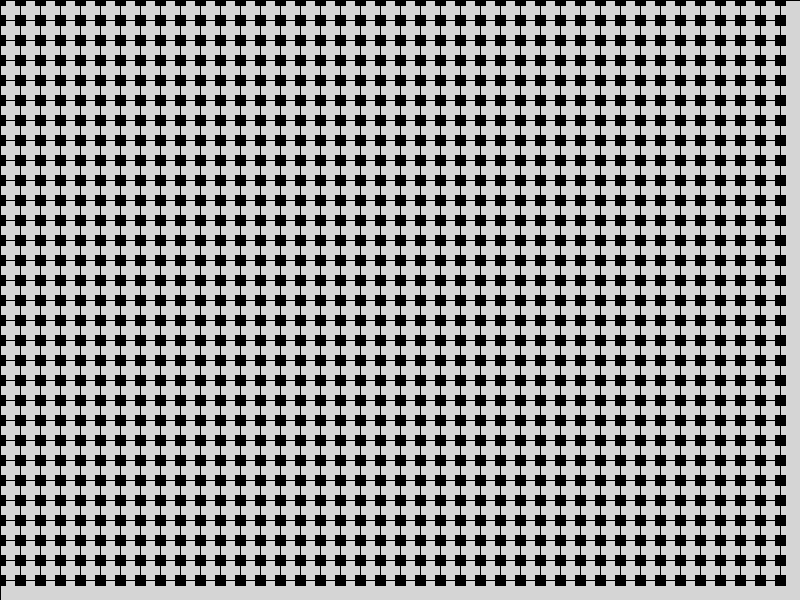
Frame 1 (no input)
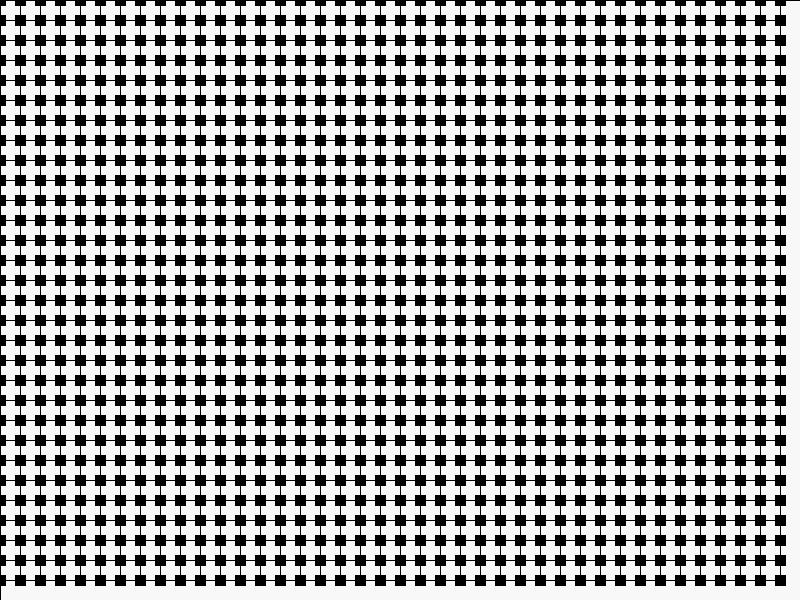
Frame 60 (the mouse pressed at the canvas centre just before this capture)
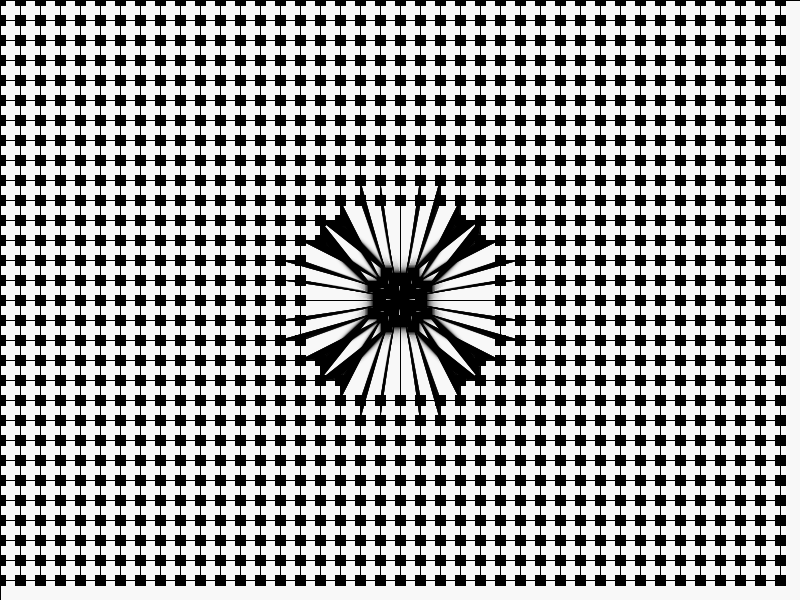
Frame 120 (the mouse held since frame 60 and released just before this capture)

The Processing sketch that drew these frames (run headless with seeded random() and noise(); from frame 60 on, the mouse is pressed at the canvas centre):

// Processing sketch: Felix_1
// ── Felix_1.pde
PVector[][] raster;
int horRaster, verRaster;
void setup() {
  size(800, 600);
  smooth();
  horRaster = 20;
  verRaster = 20;
  raster = new PVector[int(height/verRaster)][int(width/horRaster)];
  for (int y = 0; y < int(height/verRaster); y++) {
    for (int x = 0; x < int(width/horRaster); x++) {
      raster[y][x] = new PVector(x*horRaster,y*verRaster);
    }
  }
}

void draw() {
  fill(250, 50);
  rectMode(CORNER);
  rect(0,0,width,height);
  for (int y = 0; y < int(height/verRaster); y++) {
    for (int x = 0; x < int(width/horRaster); x++) {
      attract(x,y);
      fill(0);
      rectMode(CENTER);
      noFill();
      //rect(raster[y][x].x+10, raster[y][x].y+10, 10,10);
      fill(0);
      rect(raster[y][x].x, raster[y][x].y, 10,10);
      drawBezier(x,y);
    }
  }
}

void drawBezier(int x, int y) {
  smooth();
  if (y+2 < height/verRaster) {
    bezier( raster[y][x].x, raster[y][x].y, 
    raster[y+1][x].x, raster[y+1][x].y, 
    raster[y+1][x].x, raster[y+1][x].y, 
    raster[y+2][x].x, raster[y+2][x].y
      );
  } 
  else {
  }

  if (x+2 < width/horRaster) {
    bezier( raster[y][x].x, raster[y][x].y, 
    raster[y][x+1].x, raster[y][x+1].y, 
    raster[y][x+1].x, raster[y][x+1].y, 
    raster[y][x+2].x, raster[y][x+2].y
      );
  }
}

void drawCircles(int x, int y) {
  if (y+1 < height/verRaster && x+2 < width/horRaster) {
      pushStyle();
      smooth();
      fill(255);
      noStroke();
      ellipse(raster[y][x].x, raster[y][x].y, (raster[y][x+1].x-raster[y][x].x), (raster[y+1][x].y-raster[y][x].y));
      fill(230);
      //noStroke();
      //rect(raster[y][x].x+1, raster[y][x].y, horRaster-1, verRaster);
      popStyle();
  }
}

void attract(int x, int y) {
  if (mousePressed == true) {
    PVector mouse = new PVector(mouseX, mouseY);
    PVector pos = new PVector(raster[y][x].x, raster[y][x].y);
    if (PVector.sub(mouse,pos).mag() < 100) {
      PVector direction = PVector.sub(mouse,pos);
      direction.normalize();
      raster[y][x].add(direction);
    }
  }
}
